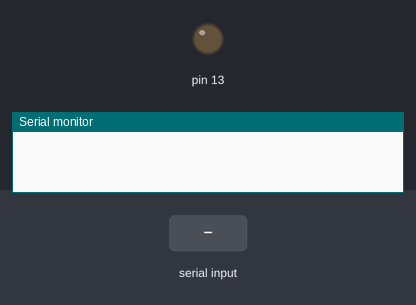
This sketch was run on a simulated Arduino Uno, built with avr-gcc and run on an emulated ATmega328P. On the bench: output pins drawn as LEDs (lit = HIGH), the last lines printed to the serial monitor. The test bench sets the inputs (shaded band).

Above: at 1.3 s.
1.4 s: "ON\n" received over Serial
At 2.7 s:
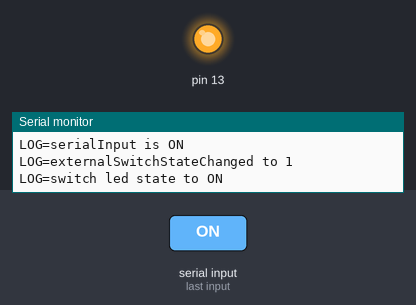
3.1 s: "OFF\n" received over Serial
At 4.0 s:
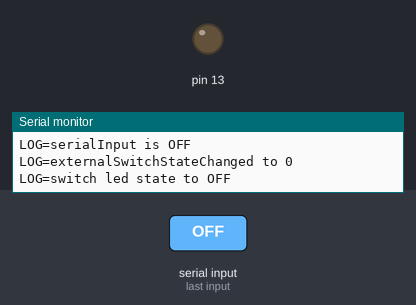
Timing chart, 0 to 6.1 s (numbered marks = the images above; inputs shaded):
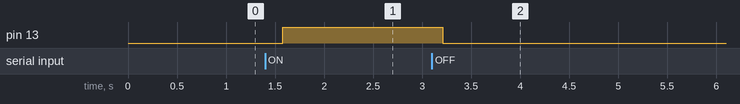

Measured:
- after the input at 1.4 s, pin 13: LOW → HIGH after 0.18 s
- after the input at 3.1 s, pin 13: HIGH → LOW after 0.11 s

The sketch:

LEDControl.ino
```cpp
const String SERIALID_LEDONOFFSTATE = "LEDSTATE=";

// via serial communication provided switch state ("ON" and "OFF") to handle the general enabled state of the logic
bool externalSwitchState = true;
// is not empty if serial input has been arrived. See serialEvent().
String serialInput = "";
bool serialInputComplete = false;

// the setup routine runs once when you press reset:
void setup() {
  pinMode(13, OUTPUT);
  Serial.begin(9600);
}

// the loop routine runs over and over again forever:
void loop() {

  // 1. Update switch state if new state is available
  bool switchStateChanged = updateExternalSwitchState();

  if (switchStateChanged) {
    if (externalSwitchState) {
      digitalWrite(13, HIGH);
      writeLog("switch led state to ON");
    } else {
      digitalWrite(13, LOW);
      writeLog("switch led state to OFF");
    }
  }

  delay(250);
}

bool updateExternalSwitchState() {
  if (serialInputComplete && !serialInput.equals("")) {
    String log = "serialInput is ";
    writeLog(log + serialInput);
    if (serialInput.equals("ON")) {
      externalSwitchState = true;
    } else if (serialInput.equals("OFF")) {
      externalSwitchState = false;
    }
    serialInput = "";
    serialInputComplete = false;
    log = "externalSwitchStateChanged to ";
    writeLog(log + externalSwitchState);
    return true;
  }
  return false;
}

void writeLog(String logMessage) {
  Serial.println("LOG=" + logMessage);
}

/*
  SerialEvent occurs whenever a new data comes in the
 hardware serial RX.  This routine is run between each
 time loop() runs, so using delay inside loop can delay
 response.  Multiple bytes of data may be available.
 */
void serialEvent() {
  while (Serial.available()) {
    char inChar = (char)Serial.read();
    String log = "read serial char = ";
    writeLog(log + inChar);

    if (inChar == '\n') {
      serialInputComplete = true;
    } else {
      serialInput += inChar;
    }
  }
}
```
